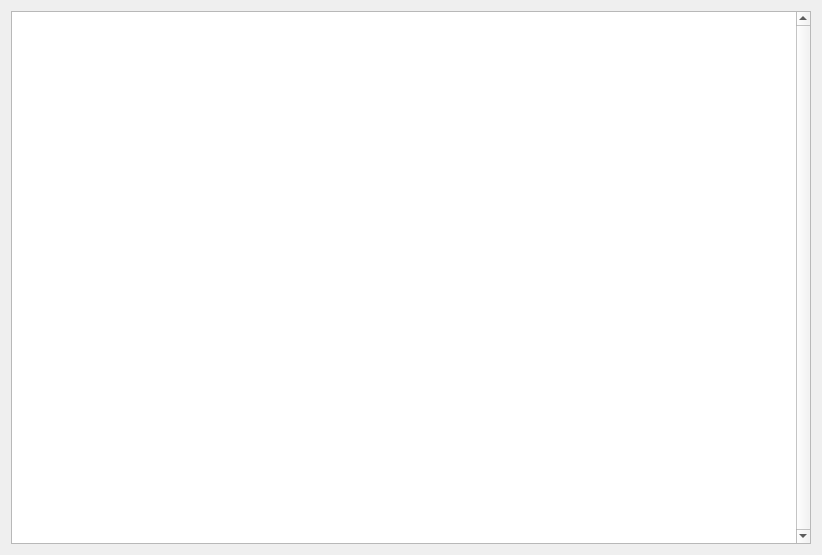
<?xml version="1.0" encoding="UTF-8"?>
<ui version="4.0">
 <class>Dialog</class>
 <widget class="QDialog" name="Dialog">
  <property name="geometry">
   <rect>
    <x>0</x>
    <y>0</y>
    <width>822</width>
    <height>555</height>
   </rect>
  </property>
  <property name="sizePolicy">
   <sizepolicy hsizetype="Minimum" vsizetype="Minimum">
    <horstretch>0</horstretch>
    <verstretch>0</verstretch>
   </sizepolicy>
  </property>
  <property name="windowTitle">
   <string>Historia zmian</string>
  </property>
  <layout class="QGridLayout" name="gridLayout">
   <property name="sizeConstraint">
    <enum>QLayout::SetDefaultConstraint</enum>
   </property>
   <item row="0" column="0">
    <layout class="QVBoxLayout" name="verticalLayout">
     <item>
      <widget class="QTableWidget" name="tableWidget">
       <property name="sizePolicy">
        <sizepolicy hsizetype="Expanding" vsizetype="Expanding">
         <horstretch>0</horstretch>
         <verstretch>0</verstretch>
        </sizepolicy>
       </property>
       <property name="maximumSize">
        <size>
         <width>120000</width>
         <height>120000</height>
        </size>
       </property>
       <property name="verticalScrollBarPolicy">
        <enum>Qt::ScrollBarAlwaysOn</enum>
       </property>
       <property name="horizontalScrollBarPolicy">
        <enum>Qt::ScrollBarAlwaysOff</enum>
       </property>
       <property name="sizeAdjustPolicy">
        <enum>QAbstractScrollArea::AdjustToContents</enum>
       </property>
       <property name="columnCount">
        <number>1</number>
       </property>
       <attribute name="horizontalHeaderVisible">
        <bool>false</bool>
       </attribute>
       <attribute name="horizontalHeaderCascadingSectionResizes">
        <bool>true</bool>
       </attribute>
       <attribute name="horizontalHeaderHighlightSections">
        <bool>true</bool>
       </attribute>
       <attribute name="horizontalHeaderShowSortIndicator" stdset="0">
        <bool>false</bool>
       </attribute>
       <attribute name="verticalHeaderVisible">
        <bool>false</bool>
       </attribute>
       <attribute name="verticalHeaderCascadingSectionResizes">
        <bool>true</bool>
       </attribute>
       <attribute name="verticalHeaderHighlightSections">
        <bool>false</bool>
       </attribute>
       <column>
        <property name="text">
         <string>Opis zmian</string>
        </property>
       </column>
      </widget>
     </item>
    </layout>
   </item>
  </layout>
 </widget>
 <resources/>
 <connections/>
</ui>
